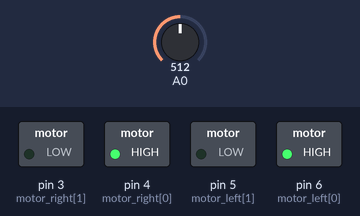
Simulated run of this sketch. Board: Arduino Uno, built with avr-gcc and run on an emulated ATmega328P. Parts: switched loads named in the sketch (green lamp = pin HIGH). Inputs (shaded band) come from the test bench; at power-on: A0 = 512. What the sketch prints to the serial monitor is not drawn.

Above: at 0.05 s.
At 6.55 s:
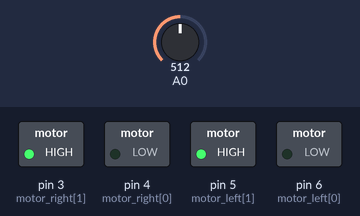
At 10.1 s:
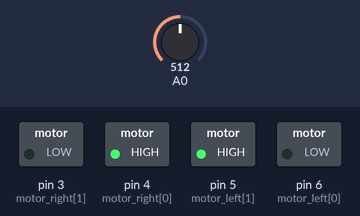
At 11.6 s:
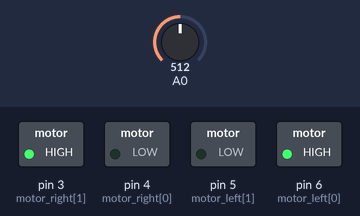
At 13.1 s:
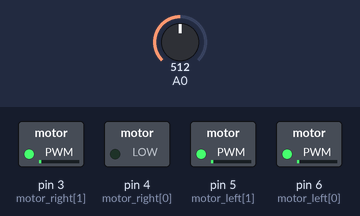
Timing chart, 0 to 17.1 s (numbered marks = the images above):
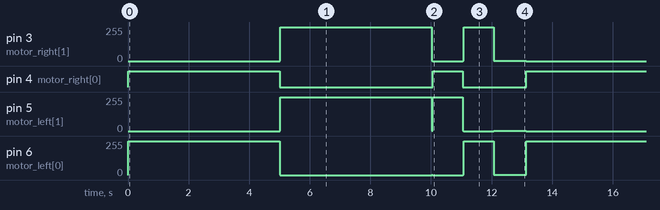

Measured:
- by itself, pin 4 (motor_right[0]): repeats every 13.2 s: LOW 5.1 s, HIGH 1.0 s, LOW 2.1 s, HIGH 5.0 s
- by itself, pin 5 (motor_left[1]): repeats every 13.2 s: 255/255 5.0 s, 1/255 0.03 s, 255/255 1.0 s, 1/255 0.03 s, 0/255 1.0 s, 1/255 1.1 s, 0/255 5.0 s, 1/255 0.03 s
- by itself, pin 6 (motor_left[0]): repeats every 13.2 s: 1/255 0.03 s, 0/255 5.0 s, 1/255 0.03 s, 0/255 1.0 s, 1/255 0.03 s, 255/255 1.0 s, 1/255 1.1 s, 255/255 5.0 s

The sketch:

motor.ino
```cpp
// ------------------------------------------------------- Motors
int motor_left[] = {6, 5};
int motor_right[] = {4, 3};
// ------------------------------------------------------- Setup
void setup() {
 Serial.begin(9600);
// Setup motors
 int i;
 for(i = 0; i < 2; i++){
 pinMode(motor_left[i], OUTPUT);
 pinMode(motor_right[i], OUTPUT);
 }
}
// -------------------------------------------------------- Loop
void loop() {
drive_forward();
 delay(5000);
 motor_stop();
 drive_backward();
 delay(5000);
 motor_stop();
 turn_left();
 delay(1000);
 motor_stop();
 turn_right();
 delay(1000);
 motor_stop();
motor_stop();
 delay(1000);
 motor_stop();
}
// --------------------------------------------------------------------------- Drive
void motor_stop(){
 analogWrite(motor_left[0], 1); //brake (outputs shorted to ground
analogWrite(motor_left[1], 1);
analogWrite(motor_right[0], 1);
analogWrite(motor_right[1], 1);
 delay(25);
}
void drive_forward(){
   Serial.println(analogRead(0));
 analogWrite(motor_left[0], 255);
analogWrite(motor_left[1], 0);
analogWrite(motor_right[0], 255);
analogWrite(motor_right[1], 0);
}
void drive_backward(){
 analogWrite(motor_left[0], 0);
analogWrite(motor_left[1], 255);
analogWrite(motor_right[0], 0);
analogWrite(motor_right[1], 255);
}
void turn_left(){
 analogWrite(motor_left[0], 0);
analogWrite(motor_left[1], 255);
analogWrite(motor_right[0], 255);
analogWrite(motor_right[1], 0);
}
void turn_right(){
 analogWrite(motor_left[0], 255);
analogWrite(motor_left[1], 0);
analogWrite(motor_right[0], 0);
analogWrite(motor_right[1], 255);
}
```
